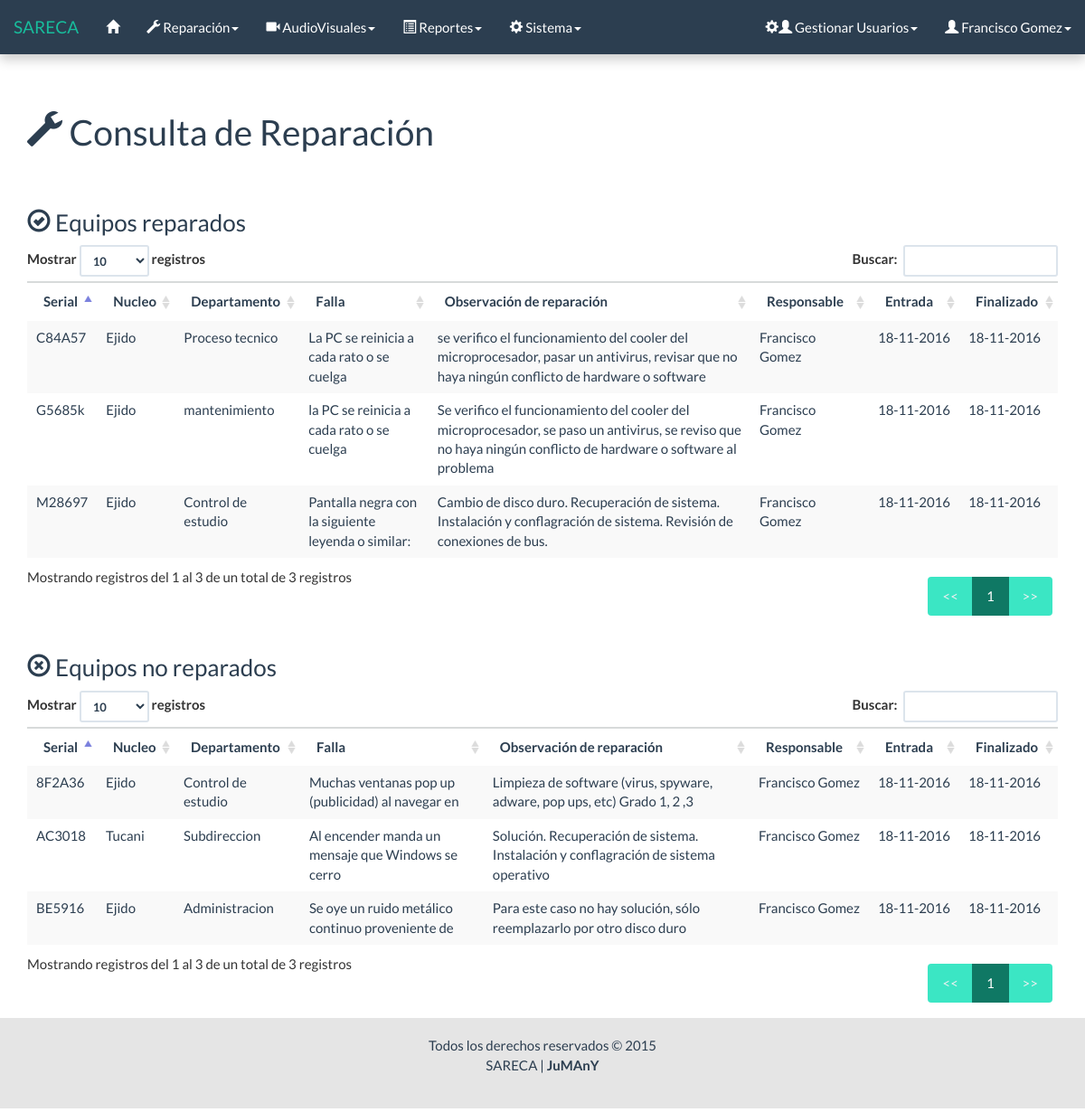
Before: /html/conslt_lista_eq_f.php (signed in) with the older database file.
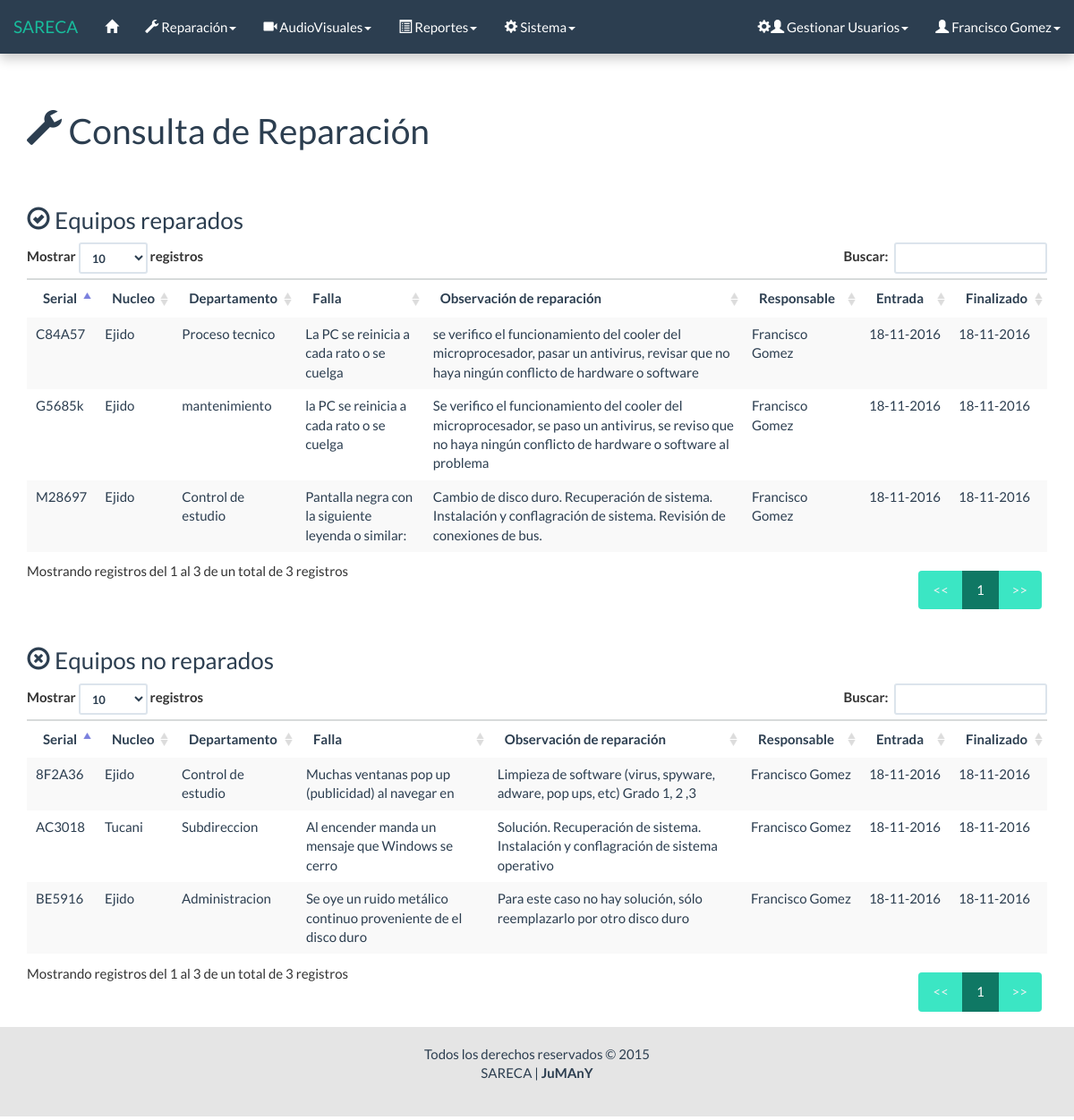
After: the same page with the newer database file.
### tables this page shows
CREATE TABLE `reparacion` (
  `Id` int(11) NOT NULL AUTO_INCREMENT,
  `Serial_equipo` varchar(11) NOT NULL,
  `Fecha_entrada` date NOT NULL,
  `Nucleo` varchar(50) NOT NULL,
  `Departamento` varchar(100) NOT NULL,
  `falla` varchar(200) NOT NULL,
  `Estado` int(1) NOT NULL,
  `observacion` varchar(200) NOT NULL,
  `resultado` int(1) NOT NULL,
  `observacion_reaparacion` varchar(200) NOT NULL,
  `Fecha_salida` date NOT NULL,
  `responsable` varchar(50) NOT NULL,
  PRIMARY KEY (`Id`),
  UNIQUE KEY `Serial_equipo` (`Serial_equipo`,`Fecha_entrada`),
  KEY `responsable` (`responsable`),
  CONSTRAINT `reparacion_ibfk_1` FOREIGN KEY (`responsable`) REFERENCES `usuario` (`Id`) ON UPDATE CASCADE
);

CREATE TABLE `usuario` (
  `Id` varchar(50) NOT NULL,
  `Contrasena` varchar(32) NOT NULL,
  `Nivel` int(1) NOT NULL,
  `Nombre` varchar(50) NOT NULL,
  `correo` varchar(50) NOT NULL,
  PRIMARY KEY (`Id`)
);

### php/lista_eq.php (the view, shortened to what this page needs)
<?php
	require('conexion/conexion.php');
	$sql = "SELECT reparacion.*, usuario.Nombre
			FROM reparacion
			JOIN usuario ON usuario.Id = reparacion.responsable
			WHERE Estado = 2
			AND resultado = 2";
	$res = $conectar->query($sql);
	if ($res->num_rows == 0) {
?>
		<div class="row">
			<div class="col-lg-12">
				<h3><span class="glyphicon glyphicon-ok-circle"></span> Equipos reparados</h3>
				<div class="alert alert-dismissible alert-info">
					<strong>No resultaron equipos REPARADOS.</strong>
				</div>
			</div>
		</div>
<?php
	} else {
?>
		<div class="row">
			<div class="col-lg-12">
				<h3><span class="glyphicon glyphicon-ok-circle"></span> Equipos reparados</h3>
				<table id="" class="table table-striped table-hover consulta">
					<thead>
						<tr>
							<th>Serial</th>
							<th>Nucleo</th>
							<th>Departamento</th>
							<th>Falla</th>
							<th>Observación de reparación</th>
							<th>Responsable</th>
							<th>Entrada</th>
							<th>Finalizado</th>
						</tr>
					</thead>
					<tbody>
					<?php
					while ($fila = $res->fetch_object()) {
						list($a,$m,$d) = explode('-',$fila->Fecha_entrada);
						list($af,$mf,$df) = explode('-',$fila->Fecha_salida);
						printf('
							<tr>
								<td>%s</td>
								<td>%s</td>
								<td>%s</td>
								<td>%s</td>
								<td>%s</td>
								<td>%s</td>
								<td>%d-%d-%d</td>
								<td>%d-%d-%d</td>
							</tr>',
							$fila->Serial_equipo,
							$fila->Nucleo,
							$fila->Departamento,
							$fila->falla,
							$fila->observacion_reaparacion,
							$fila->Nombre,
							$d,
							$m,
							$a,
							$df,
							$mf,
							$af
						);
					}
					?>
					</tbody>
				</table>
			</div>
		</div>
<?php
	}
	$sql = "SELECT reparacion.*, usuario.Nombre
			FROM reparacion
			JOIN usuario ON usuario.Id = reparacion.responsable
			WHERE Estado = 2
			AND resultado = 1";
	$res = $conectar->query($sql);
	if ($res->num_rows == 0) {
?>
		<div class="row">
			<div class="col-lg-12">
				<h3><span class="glyphicon glyphicon-remove-circle"></span> Equipos no reparados</h3>
				<div class="alert alert-dismissible alert-info">
					<strong>No resultaron equipos NO REPARADOS.</strong>
				</div>
			</div>
		</div>
<?php
	} else {
?>
		<div class="row">
			<div class="col-lg-12">
				<h3><span class="glyphicon glyphicon-remove-circle"></span> Equipos no reparados</h3>
				<table class="table table-striped table-hover consulta">
					<thead>
						<tr>
							<th>Serial</th>
							<th>Nucleo</th>
							<th>Departamento</th>
							<th>Falla</th>
							<th>Observación de reparación</th>
							<th>Responsable</th>
							<th>Entrada</th>
							<th>Finalizado</th>
						</tr>
					</thead>
					<tbody>
					<?php
					while ($fila = $res->fetch_object()) {
						list($a,$m,$d) = explode('-',$fila->Fecha_entrada);
						list($af,$mf,$df) = explode('-',$fila->Fecha_salida);
						printf('
							<tr>
								<td>%s</td>
								<td>%s</td>
								<td>%s</td>
								<td>%s</td>
								<td>%s</td>
								<td>%s</td>
								<td>%d-%d-%d</td>
								<td>%d-%d-%d</td>
							</tr>',
							$fila->Serial_equipo,
							$fila->Nucleo,
							$fila->Departamento,
							$fila->falla,
							$fila->observacion_reaparacion,
							$fila->Nombre,
							$d,
							$m,
							$a,
							$df,
							$mf,
							$af
						);
					}
					?>
					</tbody>
				</table>
			</div>
		</div>
<?php
	}
?>

Changed rows visible on the page:
changed reparacion "BE5916": falla "Se oye un ruido metálico continuo proveniente de" → "Se oye un ruido metálico continuo proveniente de el disco duro"
